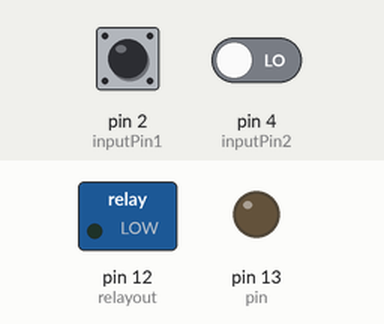
Bench run of a sketch on a simulated Arduino Uno, built with avr-gcc and run on an emulated ATmega328P. Shown: switched loads named in the sketch (green lamp = pin HIGH), output pins drawn as LEDs (lit = HIGH). Inputs (shaded band) come from the test bench; at power-on: pin 2 (inputPin1) LOW, pin 4 (inputPin2) LOW. What the sketch prints to the serial monitor is not drawn.

Above: at 1.2 s.
1.3 s: pin 2 (inputPin1) driven HIGH
At 2.1 s:
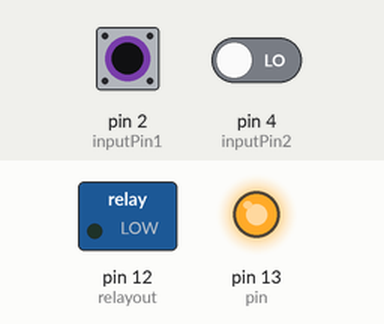
11.8 s: pin 2 (inputPin1) pulsed HIGH 2 times (0.12 s each, 0.3 s apart)
At 19.4 s:
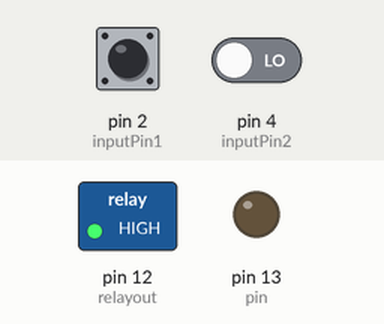
Timing chart, 0 to 20.9 s (numbered marks = the images above; inputs shaded):
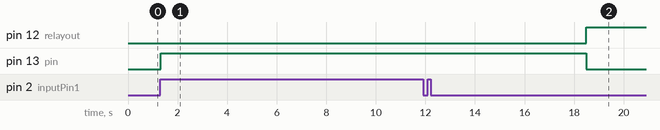

Measured:
- after the input at 1.3 s, pin 12 (relayout): stays LOW (without the input it goes to HIGH after 4.9 s); pin 13 (pin): LOW → HIGH at once
- after the input at 11.8 s, pin 12 (relayout): LOW → HIGH after 6.7 s; pin 13 (pin): HIGH → LOW after 6.7 s

The sketch:

buffer_with_two_PIR.ino
```cpp
int pin = 13;
int inputPin1 = 2;
int inputPin2 = 4;
int pirState = LOW;
int val1 = 0;
int val2 = 0;
int timeLimit =  250;
int counter = 0;
int relayout = 12;

void setup()
{
  pinMode(inputPin1,INPUT);
  pinMode(inputPin2,INPUT);
  Serial.begin(9600);
  pinMode(pin, OUTPUT);
  pinMode(relayout,OUTPUT);
}


void loop(){
  val1 = digitalRead(inputPin1);
  val2 = digitalRead(inputPin2);
  Serial.println("sensed something");
  Serial.println(val1);
  Serial.println(val2);
  if(val1 == HIGH || val2 == HIGH){
    // turn the led on
    digitalWrite(pin,HIGH);
    digitalWrite(relayout,LOW);
    Serial.println("Glowing LED");
    counter = 0; // after every motion it will reset the counter
    }
  if(counter >= timeLimit){
    // turn off the led after a specific time
    digitalWrite(pin,LOW);
    digitalWrite(relayout,HIGH);
    Serial.println("led turn off and program ended");
    counter = 0;
    return ;
    //turn off the led
  }else{
    // increase the counter
    counter++;
  }
}
```
